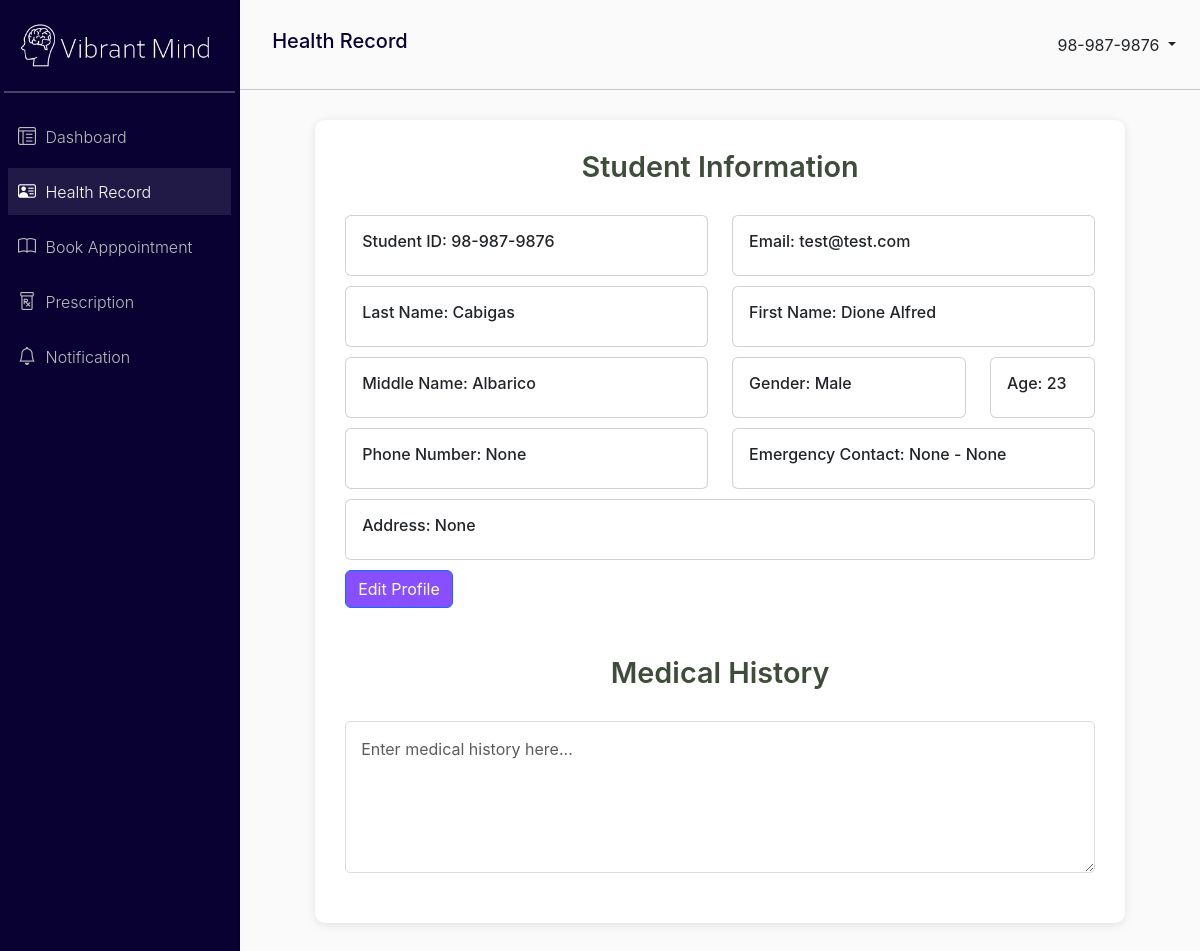
The page /student/health-record/ (signed in) on the database its author committed.
### VibrantMind_app/models.py (models this page shows, shortened)
class UserProfile(models.Model):
    USER_TYPE = (
        ('student', 'Student'),
        ('staff', 'Staff'),
    )
    GENDER_CHOICE = (
        ('M', 'Male'),
        ('F', 'Female'),
    )
    user = models.OneToOneField(User, on_delete=models.CASCADE)
    lastName = models.CharField(max_length=100, blank=True, null=True)
    firstName = models.CharField(max_length=100, blank=True, null=True)
    middleName = models.CharField(max_length=100, blank=True, null=True)
    age = models.PositiveIntegerField(blank=True, null=True)
    gender = models.CharField(max_length=1, choices=GENDER_CHOICE, blank=True, null=True)
    email = models.CharField(max_length=100, blank=True, null=True)
    user_type = models.CharField(max_length=50, choices=USER_TYPE, blank=True, null=True)

class Patient(models.Model):
    userProfile = models.OneToOneField(UserProfile, on_delete=models.CASCADE)
    phone_number = models.CharField(max_length=15, blank=True, null=True)
    emergency_contact_name = models.CharField(max_length=100, blank=True, null=True)
    emergency_contact_relationship = models.CharField(max_length=100, blank=True, null=True)
    emergency_contact_phone = models.CharField(max_length=15, blank=True, null=True)
    address = models.TextField(blank=True, null=True)
    date_of_birth = models.DateField(blank=True, null=True)

### VibrantMind_app/views.py (the view)
# urls.py: path('student/health-record/', views.health_record, name='health_record'),
def health_record(request):
    user = request.user
    try:
        profile = user.userprofile
        patient = Patient.objects.get(userProfile=profile)
    except (UserProfile.DoesNotExist, Patient.DoesNotExist):
        profile = None
        patient = None
    return render(request, 'student/health_record.html', {'profile' : profile, 'patient' : patient, 'user' : user})

### VibrantMind_app/templates/Student/health_record.html (shortened to what this page needs)
{% extends 'student/base.html' %}
{% block navTitle %}Health Record{% endblock %}
{% block content %}
<div class="form-container">
    <h2>Student Information</h2>
    <div class="row" style="margin-bottom: 10px;">
        <div class="col-md-6">
            <div class="card">
                <div class="card-body">
                    <h6>Student ID: {{ user.username }}</h6>
                </div>
            </div>
        </div>
        <div class="col-md-6">
            <div class="card">
                <div class="card-body">
                    <h6>Email: {{ profile.email }}</h6>
                </div>
            </div>
        </div>
    </div>
    <div class="row" style="margin-bottom: 10px;">
        <div class="col-md-6">
            <div class="card">
                <div class="card-body">
                    <h6>Last Name: {{ profile.lastName }}</h6>
                </div>
            </div>
        </div>
        <div class="col-md-6">
            <div class="card">
                <div class="card-body">
                    <h6>First Name: {{ profile.firstName }}</h6>
                </div>
            </div>
        </div>
    </div>
    <div class="row" style="margin-bottom: 10px;">
        <div class="col-md-6">
            <div class="card">
                <div class="card-body">
                    <h6>Middle Name: {{ profile.middleName }}</h6>
                </div>
            </div>
        </div>
        <div class="col-md-4">
            <div class="card">
                <div class="card-body">
                    <h6>Gender: {{ profile.gender }}</h6>
                </div>
            </div>
        </div>
        <div class="col-md-2">
            <div class="card">
                <div class="card-body">
                    <h6>Age: {{ profile.age }}</h6>
                </div>
            </div>
        </div>
    </div>
    {% if patient %}
        <div class="row" style="margin-bottom: 10px;">
            <div class="col-md-6">
                <div class="card">
                    <div class="card-body">
                        <h6>Phone Number: {{ patient.phone_number }}</h6>
                    </div>
                </div>
            </div>
            <div class="col-md-6">
                <div class="card">
                    <div class="card-body">
                        <h6>Emergency Contact: {{ patient.emergency_contact_name }} - {{ patient.emergency_contact_phone }}</h6>
                    </div>
                </div>
            </div>
        </div>
        <div class="row" style="margin-bottom: 10px;">
            <div class="col-md-12">
                <div class="card">
                    <div class="card-body">
                        <h6>Address: {{ patient.address }}</h6>
                    </div>
                </div>
            </div>
        </div>
    {% endif %}
    <button type="button" class="btn btn-primary" data-bs-toggle="modal" data-bs-target="#editProfileModal" style="background-color: #874FFF;">
        Edit Profile
    </button>
<h2 class="mt-5">Medical History</h2>
    <textarea class="form-control" rows="5" placeholder="Enter medical history here..."></textarea>
</div>
{% endblock %}

### VibrantMind_app/templates/Student/base.html (shortened to what this page needs)
<!DOCTYPE html>
<html lang="en">
  <head>
    <link rel="stylesheet" href="https://cdn.jsdelivr.net/npm/bootstrap@5.3.3/dist/css/bootstrap.min.css">
    <link href="https://cdn.jsdelivr.net/npm/bootstrap-icons/font/bootstrap-icons.css" rel="stylesheet">
    {% load static %}
    <link rel="stylesheet" href="{% static 'css/styles.css' %}" />
    <link rel="stylesheet" href="{% static 'css/student-styles.css' %}" />
  </head>
  <body>
    <div id="wrapper">
      {% include "student/sidebar.html" with request=request %}
      <div id="content-wrapper" class="d-flex flex-column">
        <div id="content">
          <nav class="navbar">
            <div class="container-fluid" style="margin-left: 20px">
              <div style="color: #090131;">
                <h5>{% block navTitle %}Welcome! {{ request.user.username }}{% endblock %}</h5>
              </div>
              <div class="dropdown">
                <button
                  class="btn btn-transparent dropdown-toggle"
                  type="button"
                  id="dropdownMenuButton"
                  data-bs-toggle="dropdown"
                  aria-expanded="false"
                  style="background-color: transparent; border: none;"
                >
                  {{ request.user.username }}
                </button>
              </div>
            </div>
          </nav>
          <div class="container-fluid" style="padding: 30px">
            {% block content %} {% endblock %}
          </div>
        </div>
      </div>
    </div>
  </body>
</html>

### VibrantMind_app/static/css/styles.css (style rules this page uses)
body { font-family: 'Inter', sans-serif; margin: 0; padding: 0; }
#wrapper { display: flex; }
#wrapper #content-wrapper { background-color: #FAFAFB; width: 100%; max-height: 100vh; overflow-x: hidden; }
.navbar { height: 90px; background-color: #FAFAFB; border-bottom: 0.5px solid rgb(0, 0, 0, .2); }
.form-control { width: 100%; }

### VibrantMind_app/static/css/student-styles.css (style rules this page uses)
body { min-height: 100vh; font-family: "Inter", sans-serif; background-color: #f4f4f4; margin: 0; padding: 0; }
.form-container { width: 90%; background-color: #fff; border-radius: 10px; padding: 30px; box-shadow: 0 2px 10px rgba(0, 0, 0, 0.1); margin-top: 30px; }
h2 { font-size: 1.5rem; font-weight: 600; color: #3e4c3a; }
.form-control { margin-bottom: 15px; padding: 10px; border-radius: 5px; border: 1px solid #ddd; }
.form-container { width: 90%; margin: auto; background-color: #fff; border-radius: 10px; padding: 30px; box-shadow: 0 2px 10px rgba(0, 0, 0, 0.1); }
h2 { text-align: center; margin-bottom: 30px; font-size: 1.8rem; font-weight: 600; color: #3e4c3a; }
.form-control { margin-bottom: 20px; padding: 15px; border-radius: 5px; border: 1px solid #ddd; }

### rows shown on the page
UserProfile: email "test@test.com", lastName "Cabigas", firstName "Dione Alfred", middleName "Albarico", gender "Male", age "23"
Patient: phone_number "None", emergency_contact_name "None", emergency_contact_phone "None", address "None"

### other values the page prints
{{ request.user.username }} "98-987-9876"
{{ user.username }} "98-987-9876"
